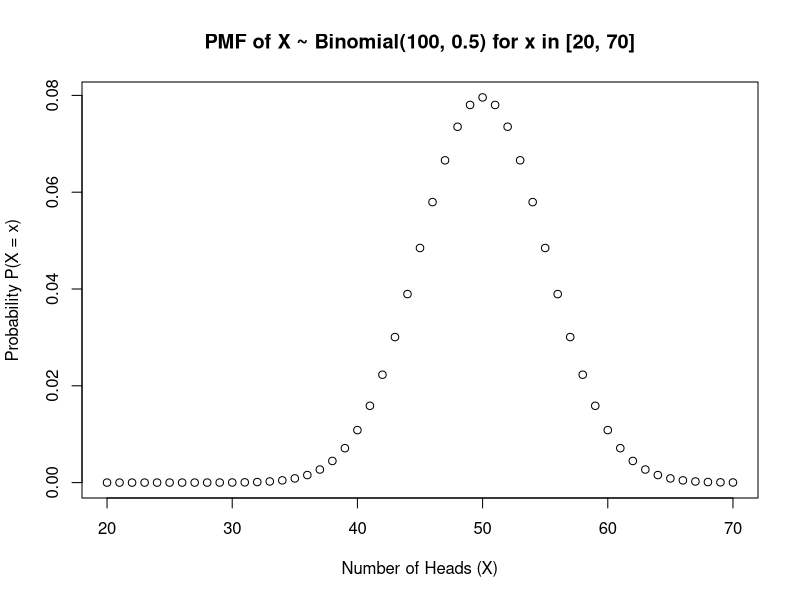

This chart was generated by the following R code:
# Problem 1.a

X <- 20:70
pmf_X <- dbinom(X, 100, 0.5)

plot(X, pmf_X, 
     main = "PMF of X ~ Binomial(100, 0.5) for x in [20, 70]",
     xlab = "Number of Heads (X)",
     ylab = "Probability P(X = x)")

# Problem 1.b
size_E1 <- 40; size_E2 <- 69; tosses <- 100; pfair = 1/2; pbiased = 2/3
prob_E1_fair <- pbinom(size_E1, tosses, pfair)
prob_E2_fair <- 1 - pbinom(size_E2, tosses, pfair)
prob_E1_biased <- pbinom(size_E1, tosses, pbiased)
prob_E2_biased <- 1 - pbinom(size_E2, tosses, pbiased)

prob_E1_fair
prob_E2_fair
prob_E1_biased
prob_E2_biased

# Problem 1.c

# If Coin 1 resulted in 40 heads and were biased P(X=40) < P(X<40) = 4.324019e-08.
# Whereas, if it were fair P(X=40) < P(X<40) = 0.02844397 which is much more likely.
# If Coin 2 resulted in 70 heads and were biased P(X=70) < P(X<70) = 3.92507e-05.
# Whereas, if it were fair P(X=70) < P(X<70) = 0.2765539 which is much more likely.

# Problem 1.d

X = 0:10
even_indices <- seq(from = 1, to = 11, by = 2)

prob_fair_10 <- dbinom(X, 10, pfair)
prob_E3_fair <- sum(prob_fair_10[even_indices])

prob_biased_10 <- dbinom(X, 10, pbiased)
prob_E3_biased <- sum(prob_biased_10[even_indices])

prob_E3_fair
prob_E3_biased




